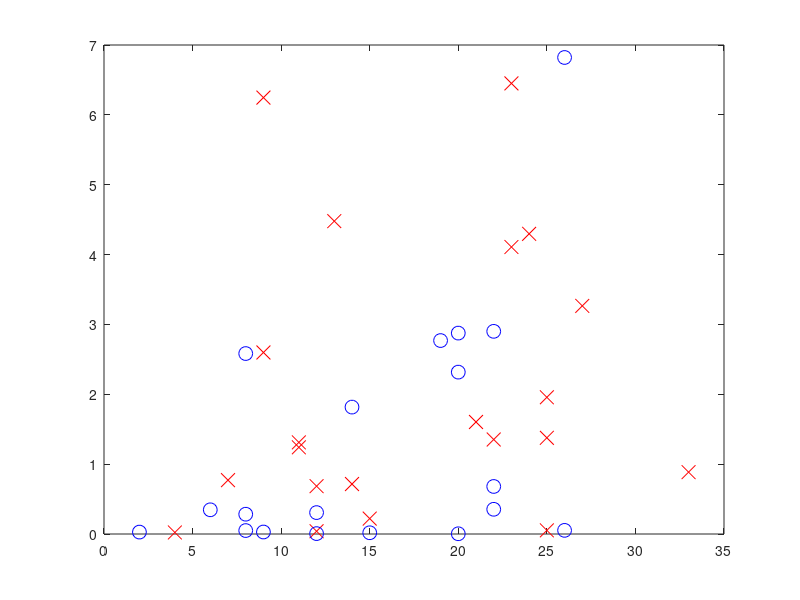

Write the MATLAB code that produced this figure.
close all
clear; clc

Xsick = [13 14 24 11 33 27 7 25 12 9 21 9 25 12 15 4 23 23 25 22 11]
Ysick = [4.47876 0.71502 4.297025 1.240515 0.88551 3.265315 0.770755 1.37703 0.684775 2.59859 1.60372 6.247035 1.956925 0.039435 0.220655 0.02208 6.450495 4.10832 0.05206 1.352825 1.311555]

Xnot = [22 20 20 19 8 6 22 22 12 26 20 8 14 15 12 8 26 9 2]
Ynot = [0.68053 0.003185 2.875975 2.76925 2.583175 0.346405 2.901135 0.353885 0.30651 6.821495 2.31735 0.04938 1.81673 0.01771 0.005735 0.28344 0.052185 0.028565 0.027425]

plot(Xsick,Ysick,'rx', 'MarkerSize', 10)
hold on
plot(Xnot,Ynot, 'bo', 'MarkerSize', 10)
hold off